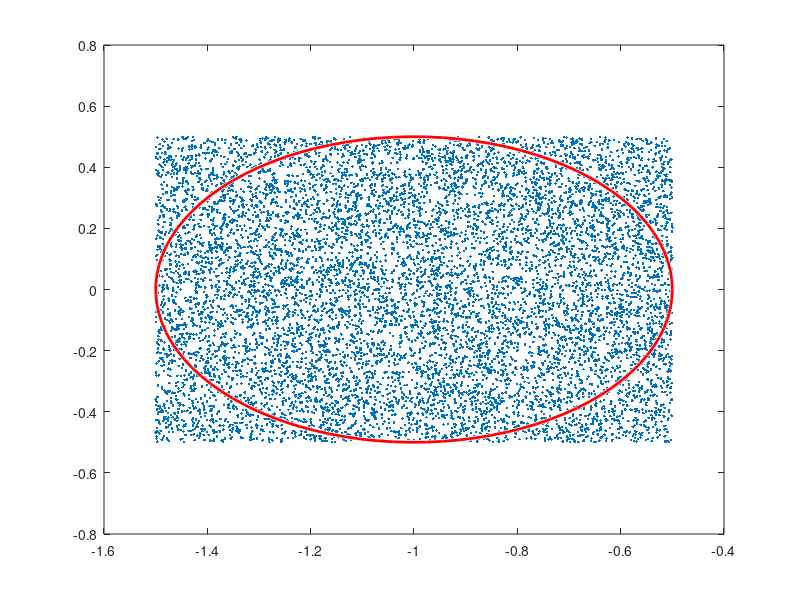

MATLAB code to generate this figure:
%% Circle's area
close all; clear; clc;
r = .5; d = 2*r;
c = [-1 0];
ASquare = d^2;
ATeorica = pi * r^2
K = 10000;
aX = c(1) - r; bX = c(1) + r;
aY = c(2) - r; bY = c(2) + r;
x = (bX-aX).*rand(K,1) + aX;
y = (bY-aY).*rand(K,1) + aY;
A = sum((x-c(1)).^2 + (y-c(2)).^2 <= r^2) / K * ASquare
plot(x, y, '.')
hold on;
viscircles(c, r);
hold off